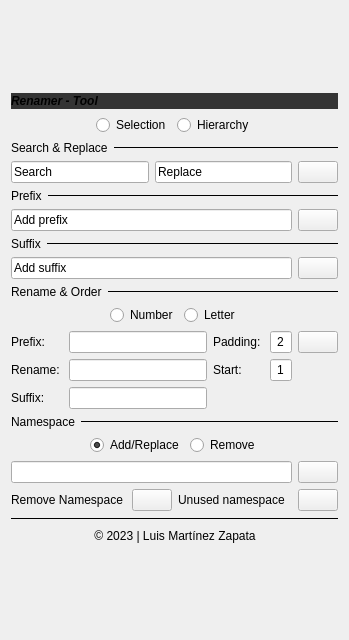
<?xml version="1.0" encoding="UTF-8"?>
<ui version="4.0">
 <class>Form</class>
 <widget class="QWidget" name="Form">
  <property name="geometry">
   <rect>
    <x>0</x>
    <y>0</y>
    <width>349</width>
    <height>640</height>
   </rect>
  </property>
  <property name="sizePolicy">
   <sizepolicy hsizetype="Preferred" vsizetype="Preferred">
    <horstretch>0</horstretch>
    <verstretch>0</verstretch>
   </sizepolicy>
  </property>
  <property name="minimumSize">
   <size>
    <width>0</width>
    <height>0</height>
   </size>
  </property>
  <property name="maximumSize">
   <size>
    <width>16777215</width>
    <height>16777215</height>
   </size>
  </property>
  <property name="windowTitle">
   <string>Form</string>
  </property>
  <layout class="QVBoxLayout" name="verticalLayout_6">
   <item>
    <layout class="QVBoxLayout" name="verticalLayout">
     <property name="sizeConstraint">
      <enum>QLayout::SetFixedSize</enum>
     </property>
     <item>
      <layout class="QHBoxLayout" name="horizontalLayout">
       <item>
        <layout class="QVBoxLayout" name="verticalLayout_4">
         <item>
          <layout class="QVBoxLayout" name="verticalLayout_5">
           <item>
            <widget class="QLabel" name="title_2">
             <property name="sizePolicy">
              <sizepolicy hsizetype="Preferred" vsizetype="Fixed">
               <horstretch>0</horstretch>
               <verstretch>0</verstretch>
              </sizepolicy>
             </property>
             <property name="minimumSize">
              <size>
               <width>0</width>
               <height>16</height>
              </size>
             </property>
             <property name="maximumSize">
              <size>
               <width>16777215</width>
               <height>16</height>
              </size>
             </property>
             <property name="sizeIncrement">
              <size>
               <width>0</width>
               <height>0</height>
              </size>
             </property>
             <property name="font">
              <font>
               <pointsize>9</pointsize>
               <italic>true</italic>
               <bold>true</bold>
              </font>
             </property>
             <property name="styleSheet">
              <string notr="true">background-color: rgb(52, 52, 52);</string>
             </property>
             <property name="text">
              <string>Renamer - Tool</string>
             </property>
            </widget>
           </item>
          </layout>
         </item>
         <item>
          <layout class="QHBoxLayout" name="horizontalLayout_6">
           <property name="leftMargin">
            <number>0</number>
           </property>
           <property name="rightMargin">
            <number>0</number>
           </property>
           <item>
            <spacer name="horizontalSpacer_3">
             <property name="orientation">
              <enum>Qt::Horizontal</enum>
             </property>
             <property name="sizeHint" stdset="0">
              <size>
               <width>40</width>
               <height>20</height>
              </size>
             </property>
            </spacer>
           </item>
           <item>
            <widget class="QRadioButton" name="rbtn_sel">
             <property name="text">
              <string>Selection</string>
             </property>
             <property name="checked">
              <bool>true</bool>
             </property>
            </widget>
           </item>
           <item>
            <widget class="QRadioButton" name="rbtn_hir">
             <property name="text">
              <string>Hierarchy</string>
             </property>
            </widget>
           </item>
           <item>
            <spacer name="horizontalSpacer_4">
             <property name="orientation">
              <enum>Qt::Horizontal</enum>
             </property>
             <property name="sizeHint" stdset="0">
              <size>
               <width>40</width>
               <height>20</height>
              </size>
             </property>
            </spacer>
           </item>
          </layout>
         </item>
         <item>
          <layout class="QVBoxLayout" name="vLay_searchAndReplace">
           <item>
            <layout class="QHBoxLayout" name="horizontalLayout_7" stretch="1,10">
             <item>
              <widget class="QLabel" name="label">
               <property name="sizePolicy">
                <sizepolicy hsizetype="Preferred" vsizetype="Fixed">
                 <horstretch>0</horstretch>
                 <verstretch>0</verstretch>
                </sizepolicy>
               </property>
               <property name="text">
                <string>Search &amp; Replace</string>
               </property>
              </widget>
             </item>
             <item>
              <widget class="Line" name="line_3">
               <property name="enabled">
                <bool>true</bool>
               </property>
               <property name="sizePolicy">
                <sizepolicy hsizetype="Preferred" vsizetype="Fixed">
                 <horstretch>0</horstretch>
                 <verstretch>0</verstretch>
                </sizepolicy>
               </property>
               <property name="frameShadow">
                <enum>QFrame::Plain</enum>
               </property>
               <property name="orientation">
                <enum>Qt::Horizontal</enum>
               </property>
              </widget>
             </item>
            </layout>
           </item>
           <item>
            <layout class="QGridLayout" name="gridLayout_3" columnstretch="10,10,0">
             <item row="0" column="0">
              <widget class="QLineEdit" name="in_replace">
               <property name="sizePolicy">
                <sizepolicy hsizetype="Preferred" vsizetype="Fixed">
                 <horstretch>0</horstretch>
                 <verstretch>0</verstretch>
                </sizepolicy>
               </property>
               <property name="contextMenuPolicy">
                <enum>Qt::DefaultContextMenu</enum>
               </property>
               <property name="accessibleName">
                <string/>
               </property>
               <property name="inputMethodHints">
                <set>Qt::ImhNone</set>
               </property>
               <property name="inputMask">
                <string/>
               </property>
               <property name="text">
                <string notr="true">Search</string>
               </property>
               <property name="frame">
                <bool>true</bool>
               </property>
               <property name="echoMode">
                <enum>QLineEdit::Normal</enum>
               </property>
               <property name="cursorPosition">
                <number>6</number>
               </property>
               <property name="dragEnabled">
                <bool>false</bool>
               </property>
               <property name="readOnly">
                <bool>false</bool>
               </property>
               <property name="cursorMoveStyle">
                <enum>Qt::LogicalMoveStyle</enum>
               </property>
               <property name="clearButtonEnabled">
                <bool>false</bool>
               </property>
              </widget>
             </item>
             <item row="0" column="1">
              <widget class="QLineEdit" name="in_search">
               <property name="sizePolicy">
                <sizepolicy hsizetype="Preferred" vsizetype="Fixed">
                 <horstretch>0</horstretch>
                 <verstretch>0</verstretch>
                </sizepolicy>
               </property>
               <property name="text">
                <string>Replace</string>
               </property>
              </widget>
             </item>
             <item row="0" column="2">
              <widget class="QPushButton" name="btn_searchReplace">
               <property name="sizePolicy">
                <sizepolicy hsizetype="Minimum" vsizetype="Fixed">
                 <horstretch>0</horstretch>
                 <verstretch>0</verstretch>
                </sizepolicy>
               </property>
               <property name="text">
                <string/>
               </property>
              </widget>
             </item>
            </layout>
           </item>
          </layout>
         </item>
         <item>
          <layout class="QVBoxLayout" name="vLay_searchAndReplace_2">
           <item>
            <layout class="QHBoxLayout" name="horizontalLayout_8" stretch="1,10">
             <item>
              <widget class="QLabel" name="label_2">
               <property name="sizePolicy">
                <sizepolicy hsizetype="Preferred" vsizetype="Fixed">
                 <horstretch>0</horstretch>
                 <verstretch>0</verstretch>
                </sizepolicy>
               </property>
               <property name="text">
                <string>Prefix</string>
               </property>
              </widget>
             </item>
             <item>
              <widget class="Line" name="line_4">
               <property name="enabled">
                <bool>true</bool>
               </property>
               <property name="sizePolicy">
                <sizepolicy hsizetype="Preferred" vsizetype="Fixed">
                 <horstretch>0</horstretch>
                 <verstretch>0</verstretch>
                </sizepolicy>
               </property>
               <property name="frameShadow">
                <enum>QFrame::Plain</enum>
               </property>
               <property name="orientation">
                <enum>Qt::Horizontal</enum>
               </property>
              </widget>
             </item>
            </layout>
           </item>
           <item>
            <layout class="QGridLayout" name="gridLayout_4" columnstretch="10,0">
             <item row="0" column="0">
              <widget class="QLineEdit" name="in_prefix">
               <property name="sizePolicy">
                <sizepolicy hsizetype="Preferred" vsizetype="Fixed">
                 <horstretch>0</horstretch>
                 <verstretch>0</verstretch>
                </sizepolicy>
               </property>
               <property name="text">
                <string>Add prefix</string>
               </property>
              </widget>
             </item>
             <item row="0" column="1">
              <widget class="QPushButton" name="btn_prefix">
               <property name="sizePolicy">
                <sizepolicy hsizetype="Minimum" vsizetype="Fixed">
                 <horstretch>0</horstretch>
                 <verstretch>0</verstretch>
                </sizepolicy>
               </property>
               <property name="text">
                <string/>
               </property>
              </widget>
             </item>
            </layout>
           </item>
          </layout>
         </item>
         <item>
          <layout class="QVBoxLayout" name="vLay_searchAndReplace_3">
           <item>
            <layout class="QHBoxLayout" name="horizontalLayout_9" stretch="1,10">
             <item>
              <widget class="QLabel" name="label_3">
               <property name="sizePolicy">
                <sizepolicy hsizetype="Preferred" vsizetype="Fixed">
                 <horstretch>0</horstretch>
                 <verstretch>0</verstretch>
                </sizepolicy>
               </property>
               <property name="text">
                <string>Suffix</string>
               </property>
              </widget>
             </item>
             <item>
              <widget class="Line" name="line_5">
               <property name="enabled">
                <bool>true</bool>
               </property>
               <property name="sizePolicy">
                <sizepolicy hsizetype="Preferred" vsizetype="Fixed">
                 <horstretch>0</horstretch>
                 <verstretch>0</verstretch>
                </sizepolicy>
               </property>
               <property name="frameShadow">
                <enum>QFrame::Plain</enum>
               </property>
               <property name="orientation">
                <enum>Qt::Horizontal</enum>
               </property>
              </widget>
             </item>
            </layout>
           </item>
           <item>
            <layout class="QGridLayout" name="gridLayout_5" columnstretch="10,0">
             <item row="0" column="1">
              <widget class="QPushButton" name="btn_suffix">
               <property name="sizePolicy">
                <sizepolicy hsizetype="Minimum" vsizetype="Fixed">
                 <horstretch>0</horstretch>
                 <verstretch>0</verstretch>
                </sizepolicy>
               </property>
               <property name="text">
                <string/>
               </property>
              </widget>
             </item>
             <item row="0" column="0">
              <widget class="QLineEdit" name="in_suffix">
               <property name="sizePolicy">
                <sizepolicy hsizetype="Preferred" vsizetype="Fixed">
                 <horstretch>0</horstretch>
                 <verstretch>0</verstretch>
                </sizepolicy>
               </property>
               <property name="text">
                <string>Add suffix</string>
               </property>
              </widget>
             </item>
            </layout>
           </item>
          </layout>
         </item>
         <item>
          <layout class="QVBoxLayout" name="vLay_searchAndReplace_5">
           <item>
            <layout class="QHBoxLayout" name="horizontalLayout_11" stretch="1,10">
             <item>
              <widget class="QLabel" name="label_5">
               <property name="sizePolicy">
                <sizepolicy hsizetype="Preferred" vsizetype="Fixed">
                 <horstretch>0</horstretch>
                 <verstretch>0</verstretch>
                </sizepolicy>
               </property>
               <property name="text">
                <string>Rename &amp; Order</string>
               </property>
              </widget>
             </item>
             <item>
              <widget class="Line" name="line_8">
               <property name="enabled">
                <bool>true</bool>
               </property>
               <property name="sizePolicy">
                <sizepolicy hsizetype="Preferred" vsizetype="Fixed">
                 <horstretch>0</horstretch>
                 <verstretch>0</verstretch>
                </sizepolicy>
               </property>
               <property name="frameShadow">
                <enum>QFrame::Plain</enum>
               </property>
               <property name="orientation">
                <enum>Qt::Horizontal</enum>
               </property>
              </widget>
             </item>
            </layout>
           </item>
           <item>
            <layout class="QGridLayout" name="gridLayout_6">
             <item row="0" column="2">
              <widget class="QRadioButton" name="rbtn_orderLetter">
               <property name="text">
                <string>Letter</string>
               </property>
              </widget>
             </item>
             <item row="0" column="0">
              <spacer name="horizontalSpacer_5">
               <property name="orientation">
                <enum>Qt::Horizontal</enum>
               </property>
               <property name="sizeHint" stdset="0">
                <size>
                 <width>40</width>
                 <height>20</height>
                </size>
               </property>
              </spacer>
             </item>
             <item row="0" column="1">
              <widget class="QRadioButton" name="rbtn_orderNum">
               <property name="text">
                <string>Number</string>
               </property>
               <property name="checkable">
                <bool>true</bool>
               </property>
               <property name="checked">
                <bool>true</bool>
               </property>
              </widget>
             </item>
             <item row="0" column="3">
              <spacer name="horizontalSpacer_6">
               <property name="orientation">
                <enum>Qt::Horizontal</enum>
               </property>
               <property name="sizeHint" stdset="0">
                <size>
                 <width>40</width>
                 <height>20</height>
                </size>
               </property>
              </spacer>
             </item>
            </layout>
           </item>
           <item>
            <layout class="QVBoxLayout" name="verticalLayout_9">
             <item>
              <layout class="QGridLayout" name="grid_layout" columnstretch="1,10,1,1,0">
               <property name="sizeConstraint">
                <enum>QLayout::SetDefaultConstraint</enum>
               </property>
               <property name="leftMargin">
                <number>0</number>
               </property>
               <property name="topMargin">
                <number>0</number>
               </property>
               <property name="rightMargin">
                <number>0</number>
               </property>
               <item row="2" column="4">
                <widget class="QPushButton" name="btn_orderRename">
                 <property name="sizePolicy">
                  <sizepolicy hsizetype="Minimum" vsizetype="Fixed">
                   <horstretch>0</horstretch>
                   <verstretch>0</verstretch>
                  </sizepolicy>
                 </property>
                 <property name="text">
                  <string/>
                 </property>
                </widget>
               </item>
               <item row="3" column="2">
                <widget class="QLabel" name="lbl_orderStart">
                 <property name="text">
                  <string>Start: </string>
                 </property>
                </widget>
               </item>
               <item row="2" column="1">
                <widget class="QLineEdit" name="in_orderPrefix">
                 <property name="sizePolicy">
                  <sizepolicy hsizetype="Preferred" vsizetype="Fixed">
                   <horstretch>0</horstretch>
                   <verstretch>0</verstretch>
                  </sizepolicy>
                 </property>
                 <property name="text">
                  <string/>
                 </property>
                </widget>
               </item>
               <item row="4" column="0">
                <widget class="QLabel" name="lbl_orderSuffix">
                 <property name="text">
                  <string>Suffix: </string>
                 </property>
                </widget>
               </item>
               <item row="2" column="2">
                <widget class="QLabel" name="lbl_orderPadding">
                 <property name="text">
                  <string>Padding: </string>
                 </property>
                </widget>
               </item>
               <item row="4" column="1">
                <widget class="QLineEdit" name="in_orderSuffix">
                 <property name="sizePolicy">
                  <sizepolicy hsizetype="Preferred" vsizetype="Fixed">
                   <horstretch>0</horstretch>
                   <verstretch>0</verstretch>
                  </sizepolicy>
                 </property>
                 <property name="text">
                  <string/>
                 </property>
                </widget>
               </item>
               <item row="3" column="3">
                <widget class="QLineEdit" name="in_orderStart">
                 <property name="sizePolicy">
                  <sizepolicy hsizetype="Preferred" vsizetype="Fixed">
                   <horstretch>0</horstretch>
                   <verstretch>0</verstretch>
                  </sizepolicy>
                 </property>
                 <property name="text">
                  <string>1</string>
                 </property>
                 <property name="alignment">
                  <set>Qt::AlignCenter</set>
                 </property>
                </widget>
               </item>
               <item row="2" column="3">
                <widget class="QLineEdit" name="in_orderPadding">
                 <property name="sizePolicy">
                  <sizepolicy hsizetype="Preferred" vsizetype="Fixed">
                   <horstretch>0</horstretch>
                   <verstretch>0</verstretch>
                  </sizepolicy>
                 </property>
                 <property name="text">
                  <string>2</string>
                 </property>
                 <property name="alignment">
                  <set>Qt::AlignCenter</set>
                 </property>
                </widget>
               </item>
               <item row="2" column="0">
                <widget class="QLabel" name="lbl_orderPrefix">
                 <property name="text">
                  <string>Prefix: </string>
                 </property>
                </widget>
               </item>
               <item row="3" column="1">
                <widget class="QLineEdit" name="in_orderRename">
                 <property name="sizePolicy">
                  <sizepolicy hsizetype="Preferred" vsizetype="Fixed">
                   <horstretch>0</horstretch>
                   <verstretch>0</verstretch>
                  </sizepolicy>
                 </property>
                 <property name="text">
                  <string/>
                 </property>
                </widget>
               </item>
               <item row="3" column="0">
                <widget class="QLabel" name="lbl_orderRename">
                 <property name="text">
                  <string>Rename: </string>
                 </property>
                </widget>
               </item>
              </layout>
             </item>
            </layout>
           </item>
          </layout>
         </item>
         <item>
          <layout class="QVBoxLayout" name="vLay_searchAndReplace_7">
           <item>
            <layout class="QHBoxLayout" name="horizontalLayout_13" stretch="1,10">
             <item>
              <widget class="QLabel" name="label_7">
               <property name="sizePolicy">
                <sizepolicy hsizetype="Preferred" vsizetype="Fixed">
                 <horstretch>0</horstretch>
                 <verstretch>0</verstretch>
                </sizepolicy>
               </property>
               <property name="text">
                <string>Namespace</string>
               </property>
              </widget>
             </item>
             <item>
              <widget class="Line" name="line_11">
               <property name="enabled">
                <bool>true</bool>
               </property>
               <property name="sizePolicy">
                <sizepolicy hsizetype="Preferred" vsizetype="Fixed">
                 <horstretch>0</horstretch>
                 <verstretch>0</verstretch>
                </sizepolicy>
               </property>
               <property name="frameShadow">
                <enum>QFrame::Plain</enum>
               </property>
               <property name="orientation">
                <enum>Qt::Horizontal</enum>
               </property>
              </widget>
             </item>
            </layout>
           </item>
           <item>
            <layout class="QGridLayout" name="gridLayout_7">
             <item row="0" column="1">
              <widget class="QRadioButton" name="radioButton_2">
               <property name="text">
                <string>Add/Replace</string>
               </property>
               <property name="checked">
                <bool>true</bool>
               </property>
              </widget>
             </item>
             <item row="0" column="0">
              <spacer name="horizontalSpacer_9">
               <property name="orientation">
                <enum>Qt::Horizontal</enum>
               </property>
               <property name="sizeHint" stdset="0">
                <size>
                 <width>40</width>
                 <height>20</height>
                </size>
               </property>
              </spacer>
             </item>
             <item row="0" column="3">
              <spacer name="horizontalSpacer_10">
               <property name="orientation">
                <enum>Qt::Horizontal</enum>
               </property>
               <property name="sizeHint" stdset="0">
                <size>
                 <width>40</width>
                 <height>20</height>
                </size>
               </property>
              </spacer>
             </item>
             <item row="0" column="2">
              <widget class="QRadioButton" name="radioButton">
               <property name="text">
                <string>Remove</string>
               </property>
              </widget>
             </item>
            </layout>
           </item>
           <item>
            <layout class="QVBoxLayout" name="vertical_layout_5">
             <item>
              <layout class="QGridLayout" name="grid_layout_3" columnstretch="1,0,1,0">
               <property name="sizeConstraint">
                <enum>QLayout::SetDefaultConstraint</enum>
               </property>
               <property name="leftMargin">
                <number>0</number>
               </property>
               <property name="topMargin">
                <number>0</number>
               </property>
               <property name="rightMargin">
                <number>0</number>
               </property>
               <item row="2" column="3">
                <widget class="QPushButton" name="btn_namespace">
                 <property name="sizePolicy">
                  <sizepolicy hsizetype="Preferred" vsizetype="Fixed">
                   <horstretch>0</horstretch>
                   <verstretch>0</verstretch>
                  </sizepolicy>
                 </property>
                 <property name="text">
                  <string/>
                 </property>
                </widget>
               </item>
               <item row="3" column="1">
                <widget class="QPushButton" name="btn_namespaceDelete">
                 <property name="sizePolicy">
                  <sizepolicy hsizetype="Preferred" vsizetype="Fixed">
                   <horstretch>0</horstretch>
                   <verstretch>0</verstretch>
                  </sizepolicy>
                 </property>
                 <property name="text">
                  <string/>
                 </property>
                </widget>
               </item>
               <item row="3" column="3">
                <widget class="QPushButton" name="btn_namespaceUnused">
                 <property name="sizePolicy">
                  <sizepolicy hsizetype="Preferred" vsizetype="Fixed">
                   <horstretch>0</horstretch>
                   <verstretch>0</verstretch>
                  </sizepolicy>
                 </property>
                 <property name="text">
                  <string/>
                 </property>
                </widget>
               </item>
               <item row="2" column="0" colspan="3">
                <widget class="QLineEdit" name="in_suffix_2">
                 <property name="sizePolicy">
                  <sizepolicy hsizetype="Preferred" vsizetype="Fixed">
                   <horstretch>0</horstretch>
                   <verstretch>0</verstretch>
                  </sizepolicy>
                 </property>
                 <property name="text">
                  <string/>
                 </property>
                </widget>
               </item>
               <item row="3" column="0">
                <widget class="QLabel" name="lbl_orderRename_3">
                 <property name="sizePolicy">
                  <sizepolicy hsizetype="Preferred" vsizetype="Fixed">
                   <horstretch>0</horstretch>
                   <verstretch>0</verstretch>
                  </sizepolicy>
                 </property>
                 <property name="text">
                  <string>Remove Namespace</string>
                 </property>
                </widget>
               </item>
               <item row="3" column="2">
                <widget class="QLabel" name="lbl_orderPadding_3">
                 <property name="sizePolicy">
                  <sizepolicy hsizetype="Preferred" vsizetype="Fixed">
                   <horstretch>0</horstretch>
                   <verstretch>0</verstretch>
                  </sizepolicy>
                 </property>
                 <property name="text">
                  <string>Unused namespace</string>
                 </property>
                </widget>
               </item>
              </layout>
             </item>
            </layout>
           </item>
          </layout>
         </item>
         <item>
          <layout class="QVBoxLayout" name="verticalLayout_10">
           <item>
            <layout class="QGridLayout" name="gridLayout_8">
             <item row="1" column="0">
              <spacer name="horizontalSpacer_2">
               <property name="orientation">
                <enum>Qt::Horizontal</enum>
               </property>
               <property name="sizeHint" stdset="0">
                <size>
                 <width>40</width>
                 <height>20</height>
                </size>
               </property>
              </spacer>
             </item>
             <item row="1" column="1">
              <widget class="QLabel" name="lbl_credits">
               <property name="enabled">
                <bool>true</bool>
               </property>
               <property name="sizePolicy">
                <sizepolicy hsizetype="Preferred" vsizetype="Fixed">
                 <horstretch>0</horstretch>
                 <verstretch>0</verstretch>
                </sizepolicy>
               </property>
               <property name="font">
                <font>
                 <italic>false</italic>
                 <bold>false</bold>
                 <underline>false</underline>
                 <strikeout>false</strikeout>
                </font>
               </property>
               <property name="focusPolicy">
                <enum>Qt::WheelFocus</enum>
               </property>
               <property name="autoFillBackground">
                <bool>false</bool>
               </property>
               <property name="text">
                <string>© 2023 | Luis Martínez Zapata</string>
               </property>
               <property name="alignment">
                <set>Qt::AlignCenter</set>
               </property>
              </widget>
             </item>
             <item row="1" column="2">
              <spacer name="horizontalSpacer">
               <property name="orientation">
                <enum>Qt::Horizontal</enum>
               </property>
               <property name="sizeHint" stdset="0">
                <size>
                 <width>40</width>
                 <height>20</height>
                </size>
               </property>
              </spacer>
             </item>
             <item row="0" column="0" colspan="3">
              <widget class="Line" name="line">
               <property name="frameShadow">
                <enum>QFrame::Plain</enum>
               </property>
               <property name="orientation">
                <enum>Qt::Horizontal</enum>
               </property>
              </widget>
             </item>
            </layout>
           </item>
          </layout>
         </item>
        </layout>
       </item>
      </layout>
     </item>
    </layout>
   </item>
  </layout>
 </widget>
 <tabstops>
  <tabstop>in_orderRename</tabstop>
 </tabstops>
 <resources/>
 <connections/>
</ui>
